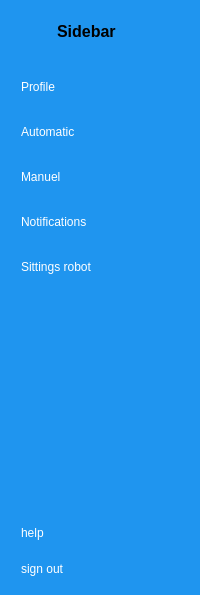
     <widget class="QWidget" name="icon_name_widget" native="true">
      <property name="styleSheet">
       <string notr="true">QWidget{
background-color: rgb(31, 149, 239);
}
QPushButton{
	color:white;
	text-align:left;
	height:30px;
	border:none;
	padding-left:10px;
	border-top-left-raduis:10px;
	border-buttom-left-raduis:10px;
}
QPushButton:checked{
background-color: #f5fafe;
color:#000000;
font-weight:bold;

}</string>
      </property>
      <layout class="QVBoxLayout" name="verticalLayout_4">
       <property name="rightMargin">
        <number>0</number>
       </property>
       <item>
        <layout class="QHBoxLayout" name="horizontalLayout_2">
         <property name="rightMargin">
          <number>20</number>
         </property>
         <item>
          <widget class="QLabel" name="label_2">
           <property name="minimumSize">
            <size>
             <width>40</width>
             <height>40</height>
            </size>
           </property>
           <property name="maximumSize">
            <size>
             <width>40</width>
             <height>40</height>
            </size>
           </property>
           <property name="text">
            <string/>
           </property>
           <property name="pixmap">
            <pixmap resource="resources.qrc">:/images/king.png</pixmap>
           </property>
           <property name="scaledContents">
            <bool>true</bool>
           </property>
          </widget>
         </item>
         <item>
          <widget class="QLabel" name="label_3">
           <property name="font">
            <font>
             <pointsize>12</pointsize>
             <weight>75</weight>
             <bold>true</bold>
            </font>
           </property>
           <property name="text">
            <string>Sidebar</string>
           </property>
          </widget>
         </item>
        </layout>
       </item>
       <item>
        <layout class="QVBoxLayout" name="verticalLayout_2">
         <property name="spacing">
          <number>15</number>
         </property>
         <property name="topMargin">
          <number>15</number>
         </property>
         <item>
          <widget class="QPushButton" name="profile2">
           <property name="text">
            <string>Profile</string>
           </property>
           <property name="icon">
            <iconset resource="resources.qrc">
             <normaloff>:/images/profile.png</normaloff>:/images/profile.png</iconset>
           </property>
           <property name="checkable">
            <bool>true</bool>
           </property>
           <property name="autoExclusive">
            <bool>true</bool>
           </property>
          </widget>
         </item>
         <item>
          <widget class="QPushButton" name="auto2">
           <property name="text">
            <string>Automatic</string>
           </property>
           <property name="icon">
            <iconset resource="resources.qrc">
             <normaloff>:/images/auto.png</normaloff>:/images/auto.png</iconset>
           </property>
           <property name="checkable">
            <bool>true</bool>
           </property>
           <property name="autoExclusive">
            <bool>true</bool>
           </property>
          </widget>
         </item>
         <item>
          <widget class="QPushButton" name="man2">
           <property name="text">
            <string>Manuel</string>
           </property>
           <property name="icon">
            <iconset resource="resources.qrc">
             <normaloff>:/images/manuel.png</normaloff>:/images/manuel.png</iconset>
           </property>
           <property name="checkable">
            <bool>true</bool>
           </property>
           <property name="autoExclusive">
            <bool>true</bool>
           </property>
          </widget>
         </item>
         <item>
          <widget class="QPushButton" name="noti2">
           <property name="text">
            <string>Notifications</string>
           </property>
           <property name="icon">
            <iconset resource="resources.qrc">
             <normaloff>:/images/noti.png</normaloff>:/images/noti.png</iconset>
           </property>
           <property name="checkable">
            <bool>true</bool>
           </property>
           <property name="autoExclusive">
            <bool>true</bool>
           </property>
          </widget>
         </item>
         <item>
          <widget class="QPushButton" name="sitt2">
           <property name="text">
            <string>Sittings robot</string>
           </property>
           <property name="icon">
            <iconset resource="resources.qrc">
             <normaloff>:/images/sttin.png</normaloff>:/images/sttin.png</iconset>
           </property>
           <property name="checkable">
            <bool>true</bool>
           </property>
           <property name="autoExclusive">
            <bool>true</bool>
           </property>
          </widget>
         </item>
        </layout>
       </item>
       <item>
        <spacer name="verticalSpacer_2">
         <property name="orientation">
          <enum>Qt::Vertical</enum>
         </property>
         <property name="sizeHint" stdset="0">
          <size>
           <width>20</width>
           <height>230</height>
          </size>
         </property>
        </spacer>
       </item>
       <item>
        <widget class="QPushButton" name="help2">
         <property name="text">
          <string>help</string>
         </property>
         <property name="icon">
          <iconset resource="resources.qrc">
           <normaloff>:/images/help.jpg</normaloff>:/images/help.jpg</iconset>
         </property>
         <property name="checkable">
          <bool>true</bool>
         </property>
         <property name="autoExclusive">
          <bool>true</bool>
         </property>
        </widget>
       </item>
       <item>
        <widget class="QPushButton" name="cl2">
         <property name="text">
          <string>sign out</string>
         </property>
         <property name="icon">
          <iconset resource="resources.qrc">
           <normaloff>:/images/log.png</normaloff>:/images/log.png</iconset>
         </property>
         <property name="checkable">
          <bool>true</bool>
         </property>
        </widget>
       </item>
      </layout>
     </widget>
